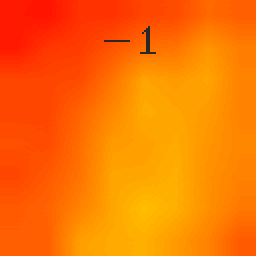
#> input picture otsu/646debug.png, 128 x 128 px (shown 2 times larger)
$ python otsu.py
#> lines starting #> are read from the running program, lines starting #| are printed output that depends on the picture; after the words box and inside, x2 and y2 are one past the last pixel; in counts of white or black regions, pixels touching at a corner belong together
import cv2
import numpy as np
import sys
import os.path
from matplotlib import pyplot as plt

filename = str("646debug.png");
img = cv2.imread(filename,0)
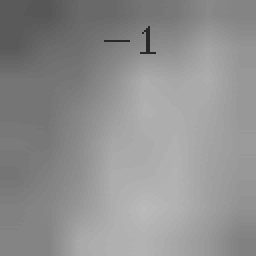
#> img: shape (128, 128) (shown 2 times larger); min 40, max 187, mean 143.4

# global thresholding
ret1,th1 = cv2.threshold(img,127,255,cv2.THRESH_BINARY)
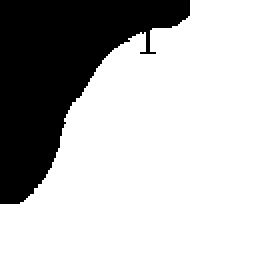
#> th1: shape (128, 128) (shown 2 times larger); 71.8% white; 1 black region, box (x1, y1, x2, y2) and area: (0, 0, 95, 102) 4615

# Otsu's thresholding
ret2,th2 = cv2.threshold(img,0,255,cv2.THRESH_BINARY+cv2.THRESH_OTSU)
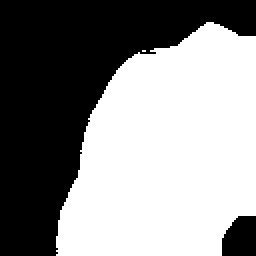
#> th2: shape (128, 128) (shown 2 times larger); 54.5% white; 2 black regions, box (x1, y1, x2, y2) and area: (0, 0, 128, 128) 7153, (111, 108, 128, 128) 296
#> ret2 = 140

# Otsu's thresholding after Gaussian filtering
blur = cv2.GaussianBlur(img,(5,5),0)
ret3,th3 = cv2.threshold(blur,0,255,cv2.THRESH_BINARY+cv2.THRESH_OTSU)
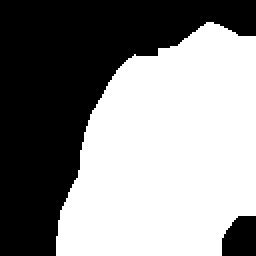
#> th3: shape (128, 128) (shown 2 times larger); 54.4% white; 2 black regions, box (x1, y1, x2, y2) and area: (0, 0, 128, 128) 7171, (111, 108, 128, 128) 296
#> ret3 = 141

# plot all the images and their histograms
images = [img, 0, th1,
          img, 0, th2,
          blur, 0, th3]
titles = ['Original Image','Histogram','Global Thresholding (v=127)',
          'Original Image','Histogram',"Otsu's Thresholding",
          'Gaussian filtered Image','Histogram',"Otsu's Thresholding"]

for i in xrange(3):
    plt.subplot(3,3,i*3+1),plt.imshow(images[i*3],'gray')
    plt.title(titles[i*3]), plt.xticks([]), plt.yticks([])
    plt.subplot(3,3,i*3+2),plt.hist(images[i*3].ravel(),256)
    plt.title(titles[i*3+1]), plt.xticks([]), plt.yticks([])
    plt.subplot(3,3,i*3+3),plt.imshow(images[i*3+2],'gray')
    plt.title(titles[i*3+2]), plt.xticks([]), plt.yticks([])
plt.savefig("body.png")
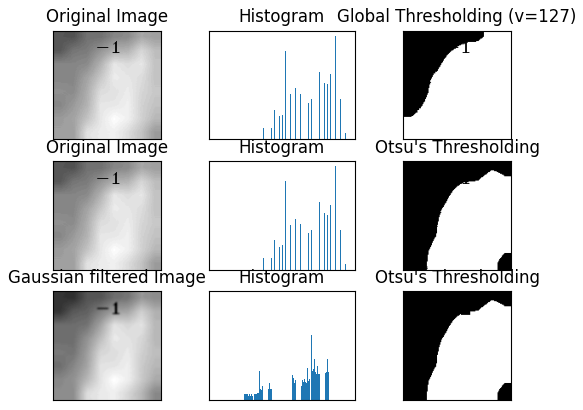
#> figure drawn by matplotlib, 9 panels

$ run again, with otsu/482debug.png copied over otsu/646debug.png
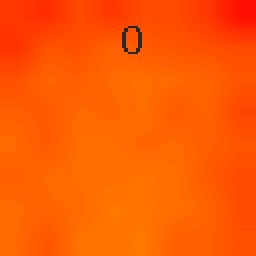
#> input picture otsu/482debug.png, 128 x 128 px (shown 2 times larger)
#> `ret1,th1 = cv2.threshold(img,127,255,cv2.THRESH_BINARY)`:
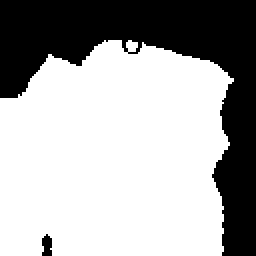
#> th1: shape (128, 128) (shown 2 times larger); 66.4% white; 2 black regions, box (x1, y1, x2, y2) and area: (0, 0, 128, 128) 5462, (21, 117, 26, 128) 45
#> th2: shape (128, 128); 72.8% white; 3 black regions, box (x1, y1, x2, y2) and area: (0, 0, 128, 43) 3419, (111, 75, 128, 128) 688, (113, 42, 128, 70) 346
#> ret2 = 123
#> `ret3,th3 = cv2.threshold(blur,0,255,cv2.THRESH_BINARY+cv2.THRESH_OTSU)`:
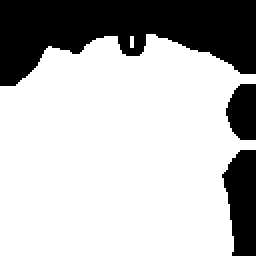
#> th3: shape (128, 128) (shown 2 times larger); 72.4% white; 3 black regions, box (x1, y1, x2, y2) and area: (0, 0, 128, 43) 3494, (111, 75, 128, 128) 687, (113, 42, 128, 70) 344
#> ret3 = 124
